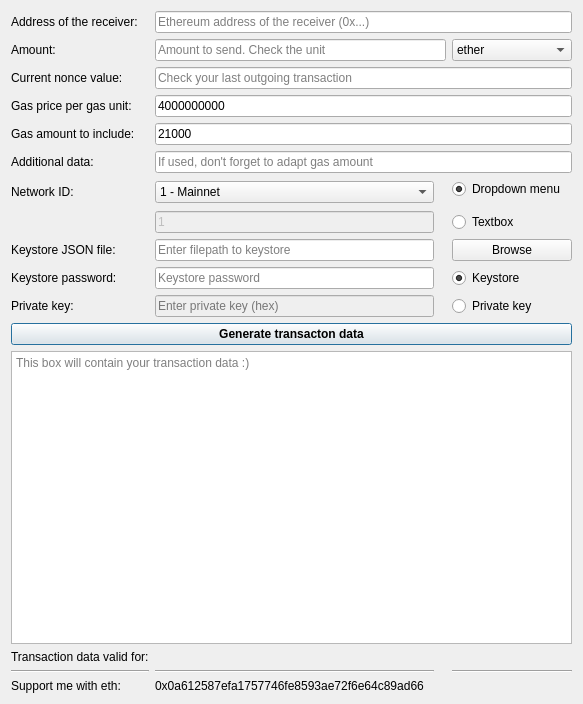
<?xml version="1.0" encoding="UTF-8"?>
<ui version="4.0">
 <class>Dialog</class>
 <widget class="QDialog" name="Dialog">
  <property name="geometry">
   <rect>
    <x>0</x>
    <y>0</y>
    <width>583</width>
    <height>704</height>
   </rect>
  </property>
  <property name="windowTitle">
   <string>Transaction data generation Tool alpha 0.0.3</string>
  </property>
  <layout class="QGridLayout" name="gridLayout">
   <item row="1" column="0">
    <widget class="QLabel" name="label_address">
     <property name="text">
      <string>Address of the receiver:</string>
     </property>
    </widget>
   </item>
   <item row="9" column="1">
    <widget class="QLineEdit" name="textbox_networkid">
     <property name="enabled">
      <bool>false</bool>
     </property>
     <property name="text">
      <string>1</string>
     </property>
     <property name="readOnly">
      <bool>false</bool>
     </property>
     <property name="placeholderText">
      <string/>
     </property>
    </widget>
   </item>
   <item row="2" column="0">
    <widget class="QLabel" name="label_amount">
     <property name="toolTip">
      <string>select input method for network id</string>
     </property>
     <property name="text">
      <string>Amount:</string>
     </property>
    </widget>
   </item>
   <item row="7" column="1" rowspan="2">
    <widget class="QComboBox" name="combobox_networkid">
     <property name="toolTip">
      <string>https://ethereum.stackexchange.com/questions/17051/how-to-select-a-network-id-or-is-there-a-list-of-network-ids</string>
     </property>
     <property name="toolTipDuration">
      <number>20</number>
     </property>
     <item>
      <property name="text">
       <string extracomment="mainnet">1 - Mainnet</string>
      </property>
     </item>
     <item>
      <property name="text">
       <string>2 - Morden</string>
      </property>
     </item>
     <item>
      <property name="text">
       <string>3 - Ropsten</string>
      </property>
     </item>
     <item>
      <property name="text">
       <string>4 - Rinkeby</string>
      </property>
     </item>
     <item>
      <property name="text">
       <string>8 - Ubiq</string>
      </property>
     </item>
     <item>
      <property name="text">
       <string>42 - Kovan</string>
      </property>
     </item>
     <item>
      <property name="text">
       <string>77 - Sokol</string>
      </property>
     </item>
     <item>
      <property name="text">
       <string>99 - Core</string>
      </property>
     </item>
    </widget>
   </item>
   <item row="4" column="0">
    <widget class="QLabel" name="label_gasprice">
     <property name="text">
      <string>Gas price per gas unit:</string>
     </property>
    </widget>
   </item>
   <item row="6" column="0">
    <widget class="QLabel" name="label_data">
     <property name="text">
      <string>Additional data:</string>
     </property>
    </widget>
   </item>
   <item row="5" column="1" colspan="4">
    <widget class="QLineEdit" name="textbox_gas">
     <property name="inputMethodHints">
      <set>Qt::ImhDigitsOnly</set>
     </property>
     <property name="text">
      <string>21000</string>
     </property>
     <property name="placeholderText">
      <string>Default: 21000</string>
     </property>
    </widget>
   </item>
   <item row="6" column="1" colspan="4">
    <widget class="QLineEdit" name="textbox_data">
     <property name="text">
      <string/>
     </property>
     <property name="placeholderText">
      <string>If used, don't forget to adapt gas amount</string>
     </property>
    </widget>
   </item>
   <item row="15" column="1">
    <widget class="QLineEdit" name="textbox_privatekey">
     <property name="enabled">
      <bool>false</bool>
     </property>
     <property name="text">
      <string/>
     </property>
     <property name="readOnly">
      <bool>true</bool>
     </property>
     <property name="placeholderText">
      <string>Enter private key (hex)</string>
     </property>
    </widget>
   </item>
   <item row="11" column="1">
    <widget class="QLineEdit" name="textbox_keystore">
     <property name="text">
      <string/>
     </property>
     <property name="placeholderText">
      <string>Enter filepath to keystore</string>
     </property>
    </widget>
   </item>
   <item row="3" column="0">
    <widget class="QLabel" name="label_nonce">
     <property name="text">
      <string>Current nonce value:</string>
     </property>
    </widget>
   </item>
   <item row="5" column="0">
    <widget class="QLabel" name="label_gas">
     <property name="text">
      <string>Gas amount to include:</string>
     </property>
    </widget>
   </item>
   <item row="2" column="1" colspan="3">
    <widget class="QLineEdit" name="textbox_amount">
     <property name="whatsThis">
      <string/>
     </property>
     <property name="accessibleName">
      <string/>
     </property>
     <property name="accessibleDescription">
      <string/>
     </property>
     <property name="inputMethodHints">
      <set>Qt::ImhLatinOnly</set>
     </property>
     <property name="text">
      <string/>
     </property>
     <property name="maxLength">
      <number>42</number>
     </property>
     <property name="placeholderText">
      <string>Amount to send. Check the unit</string>
     </property>
    </widget>
   </item>
   <item row="11" column="0">
    <widget class="QLabel" name="label_keystore">
     <property name="text">
      <string>Keystore JSON file:</string>
     </property>
    </widget>
   </item>
   <item row="18" column="0" colspan="5">
    <widget class="QTextBrowser" name="textbrowser_result">
     <property name="enabled">
      <bool>true</bool>
     </property>
     <property name="toolTip">
      <string/>
     </property>
     <property name="html">
      <string>&lt;!DOCTYPE HTML PUBLIC &quot;-//W3C//DTD HTML 4.0//EN&quot; &quot;http://www.w3.org/TR/REC-html40/strict.dtd&quot;&gt;
&lt;html&gt;&lt;head&gt;&lt;meta name=&quot;qrichtext&quot; content=&quot;1&quot; /&gt;&lt;style type=&quot;text/css&quot;&gt;
p, li { white-space: pre-wrap; }
&lt;/style&gt;&lt;/head&gt;&lt;body style=&quot; font-family:'Noto Sans'; font-size:9pt; font-weight:400; font-style:normal;&quot;&gt;
&lt;p style=&quot;-qt-paragraph-type:empty; margin-top:0px; margin-bottom:0px; margin-left:0px; margin-right:0px; -qt-block-indent:0; text-indent:0px;&quot;&gt;&lt;br /&gt;&lt;/p&gt;&lt;/body&gt;&lt;/html&gt;</string>
     </property>
     <property name="textInteractionFlags">
      <set>Qt::LinksAccessibleByKeyboard|Qt::LinksAccessibleByMouse|Qt::TextBrowserInteraction|Qt::TextSelectableByKeyboard|Qt::TextSelectableByMouse</set>
     </property>
     <property name="placeholderText">
      <string>This box will contain your transaction data :)</string>
     </property>
    </widget>
   </item>
   <item row="2" column="4">
    <widget class="QComboBox" name="combobox_unit">
     <item>
      <property name="text">
       <string>ether</string>
      </property>
     </item>
     <item>
      <property name="text">
       <string>finney (milli)</string>
      </property>
     </item>
     <item>
      <property name="text">
       <string>szabo (micro)</string>
      </property>
     </item>
     <item>
      <property name="text">
       <string>shannon (nano)</string>
      </property>
     </item>
     <item>
      <property name="text">
       <string>lovelace (pico)</string>
      </property>
     </item>
     <item>
      <property name="text">
       <string>babbage (femto)</string>
      </property>
     </item>
     <item>
      <property name="text">
       <string>wei (atto)</string>
      </property>
     </item>
    </widget>
   </item>
   <item row="7" column="0" rowspan="2">
    <widget class="QLabel" name="label_networkid">
     <property name="text">
      <string>Network ID:</string>
     </property>
    </widget>
   </item>
   <item row="4" column="1" colspan="4">
    <widget class="QLineEdit" name="textbox_gasprice">
     <property name="inputMethodHints">
      <set>Qt::ImhDigitsOnly</set>
     </property>
     <property name="text">
      <string>4000000000</string>
     </property>
     <property name="placeholderText">
      <string>Input in WEI (default: 4 GWei)</string>
     </property>
    </widget>
   </item>
   <item row="1" column="1" colspan="4">
    <widget class="QLineEdit" name="textbox_receiver">
     <property name="whatsThis">
      <string/>
     </property>
     <property name="accessibleName">
      <string/>
     </property>
     <property name="accessibleDescription">
      <string/>
     </property>
     <property name="inputMethodHints">
      <set>Qt::ImhLatinOnly</set>
     </property>
     <property name="text">
      <string/>
     </property>
     <property name="maxLength">
      <number>42</number>
     </property>
     <property name="placeholderText">
      <string>Ethereum address of the receiver (0x...)</string>
     </property>
    </widget>
   </item>
   <item row="15" column="0">
    <widget class="QLabel" name="label_privatekey">
     <property name="text">
      <string>Private key:</string>
     </property>
    </widget>
   </item>
   <item row="3" column="1" colspan="4">
    <widget class="QLineEdit" name="textbox_nonce">
     <property name="text">
      <string/>
     </property>
     <property name="placeholderText">
      <string>Check your last outgoing transaction</string>
     </property>
    </widget>
   </item>
   <item row="16" column="0" colspan="5">
    <widget class="QPushButton" name="pushbutton_generate">
     <property name="font">
      <font>
       <weight>75</weight>
       <bold>true</bold>
      </font>
     </property>
     <property name="text">
      <string>Generate transacton data</string>
     </property>
    </widget>
   </item>
   <item row="14" column="1">
    <widget class="QLineEdit" name="textbox_keystore_pw">
     <property name="inputMethodHints">
      <set>Qt::ImhHiddenText|Qt::ImhNoAutoUppercase|Qt::ImhNoPredictiveText|Qt::ImhSensitiveData</set>
     </property>
     <property name="text">
      <string/>
     </property>
     <property name="echoMode">
      <enum>QLineEdit::Password</enum>
     </property>
     <property name="readOnly">
      <bool>false</bool>
     </property>
     <property name="placeholderText">
      <string>Keystore password</string>
     </property>
    </widget>
   </item>
   <item row="7" column="4">
    <widget class="QRadioButton" name="radiobutton_networkid_dropdown">
     <property name="acceptDrops">
      <bool>false</bool>
     </property>
     <property name="toolTip">
      <string>select input method for network id</string>
     </property>
     <property name="text">
      <string>Dropdown menu</string>
     </property>
     <property name="checked">
      <bool>true</bool>
     </property>
     <property name="autoRepeat">
      <bool>false</bool>
     </property>
     <attribute name="buttonGroup">
      <string notr="true">group_radio_networkid</string>
     </attribute>
    </widget>
   </item>
   <item row="9" column="4">
    <widget class="QRadioButton" name="radiobutton_networkid_textbox">
     <property name="acceptDrops">
      <bool>false</bool>
     </property>
     <property name="toolTip">
      <string>select input method for network id</string>
     </property>
     <property name="text">
      <string>Textbox</string>
     </property>
     <property name="checked">
      <bool>false</bool>
     </property>
     <property name="autoRepeat">
      <bool>false</bool>
     </property>
     <attribute name="buttonGroup">
      <string notr="true">group_radio_networkid</string>
     </attribute>
    </widget>
   </item>
   <item row="15" column="4">
    <widget class="QRadioButton" name="radiobutton_key">
     <property name="text">
      <string>Private key</string>
     </property>
     <property name="checked">
      <bool>false</bool>
     </property>
     <attribute name="buttonGroup">
      <string notr="true">group_radio_key</string>
     </attribute>
    </widget>
   </item>
   <item row="14" column="0">
    <widget class="QLabel" name="label_keystore_pw">
     <property name="text">
      <string>Keystore password:</string>
     </property>
    </widget>
   </item>
   <item row="14" column="4">
    <widget class="QRadioButton" name="radiobutton_keystore">
     <property name="text">
      <string>Keystore</string>
     </property>
     <property name="checked">
      <bool>true</bool>
     </property>
     <attribute name="buttonGroup">
      <string notr="true">group_radio_key</string>
     </attribute>
    </widget>
   </item>
   <item row="11" column="4">
    <widget class="QPushButton" name="pushbutton_browse">
     <property name="text">
      <string>Browse</string>
     </property>
    </widget>
   </item>
   <item row="19" column="0">
    <widget class="QLabel" name="label_address_text">
     <property name="text">
      <string>Transaction data valid for:</string>
     </property>
    </widget>
   </item>
   <item row="19" column="1" colspan="2">
    <widget class="QLabel" name="label_address_sender">
     <property name="text">
      <string/>
     </property>
     <property name="textInteractionFlags">
      <set>Qt::LinksAccessibleByMouse|Qt::TextSelectableByKeyboard|Qt::TextSelectableByMouse</set>
     </property>
    </widget>
   </item>
   <item row="21" column="0">
    <widget class="QLabel" name="label_support_me">
     <property name="text">
      <string>Support me with eth:</string>
     </property>
    </widget>
   </item>
   <item row="20" column="0">
    <widget class="Line" name="line">
     <property name="orientation">
      <enum>Qt::Horizontal</enum>
     </property>
    </widget>
   </item>
   <item row="20" column="1">
    <widget class="Line" name="line_2">
     <property name="orientation">
      <enum>Qt::Horizontal</enum>
     </property>
    </widget>
   </item>
   <item row="20" column="4">
    <widget class="Line" name="line_3">
     <property name="orientation">
      <enum>Qt::Horizontal</enum>
     </property>
    </widget>
   </item>
   <item row="21" column="1" colspan="2">
    <widget class="QLabel" name="label_dev_eth_address">
     <property name="text">
      <string>0x0a612587efa1757746fe8593ae72f6e64c89ad66</string>
     </property>
     <property name="textInteractionFlags">
      <set>Qt::LinksAccessibleByMouse|Qt::TextSelectableByKeyboard|Qt::TextSelectableByMouse</set>
     </property>
    </widget>
   </item>
  </layout>
 </widget>
 <resources/>
 <connections/>
 <buttongroups>
  <buttongroup name="group_radio_networkid"/>
  <buttongroup name="group_radio_key"/>
 </buttongroups>
</ui>
